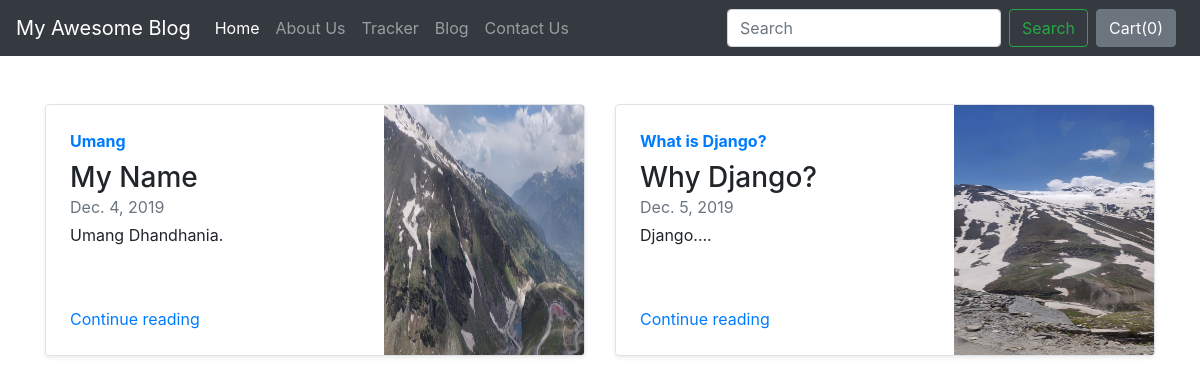
Screenshot of /blog/ with the database file from the repository.
### blog/models.py (models this page shows)
class Blogpost(models.Model):
    post_id = models.AutoField(primary_key=True)
    title = models.CharField(max_length=50)
    head0  = models.CharField(max_length=300)
    chead0  = models.CharField(max_length=3000, default="" )
    chead1  = models.CharField(max_length=3000, default="" )
    chead2  = models.CharField(max_length=3000, default="" )
    head1  = models.CharField(max_length=300)
    head2  = models.CharField(max_length=300)
    pub_date = models.DateField()
    thumbnail = models.ImageField(upload_to="shop/images", default="")
    def __str__(self):
        return self.title

### blog/views.py (the view)
# urls.py: path('', views.index, name="BlogHome"),
def index(request):
    myposts = Blogpost.objects.all()
    print(myposts)
    return render(request, 'blog/index.html',{'myposts':myposts})

### blog/templates/blog/index.html (shortened to what this page needs)
{% extends 'blog/basic.html' %}
{% block body %}
    <div class="container mt-5">
       <div class="row my-2">
      {% for item in myposts%}
    <div class="col-md-6">
      <div class="row no-gutters border rounded overflow-hidden flex-md-row mb-4 shadow-sm h-md-250 position-relative">
        <div class="col p-4 d-flex flex-column position-static">
          <strong class="d-inline-block mb-2 text-primary">{{item.title}}</strong>
          <h3 class="mb-0">{{item.head0}}</h3>
          <div class="mb-1 text-muted">{{item.pub_date}}</div>
          <p class="card-text mb-auto">{{item.chead0}}.</p>
          <a href="/blog/blogpost/{{item.post_id}}" class="stretched-link">Continue reading</a>
        </div>
        <div class="col-auto d-none d-lg-block">
          <img src='/media/{{item.thumbnail}}' class="bd-placeholder-img" width="200" height="250" alt="...">
        </div>
      </div>
    </div>
{% if forloop.counter|divisibleby:2 %}
  </div> <div class="row my-2">
      {% endif %}
      {% endfor %}
</div>
{% endblock %}

### rows the page displays
Blogpost: title "Umang", head0 "My Name", pub_date "Dec. 4, 2019", chead0 "Umang Dhandhania", thumbnail (picture)
Blogpost: title "What is Django?", head0 "Why Django?", pub_date "Dec. 5, 2019", chead0 "Django...", thumbnail (picture)
